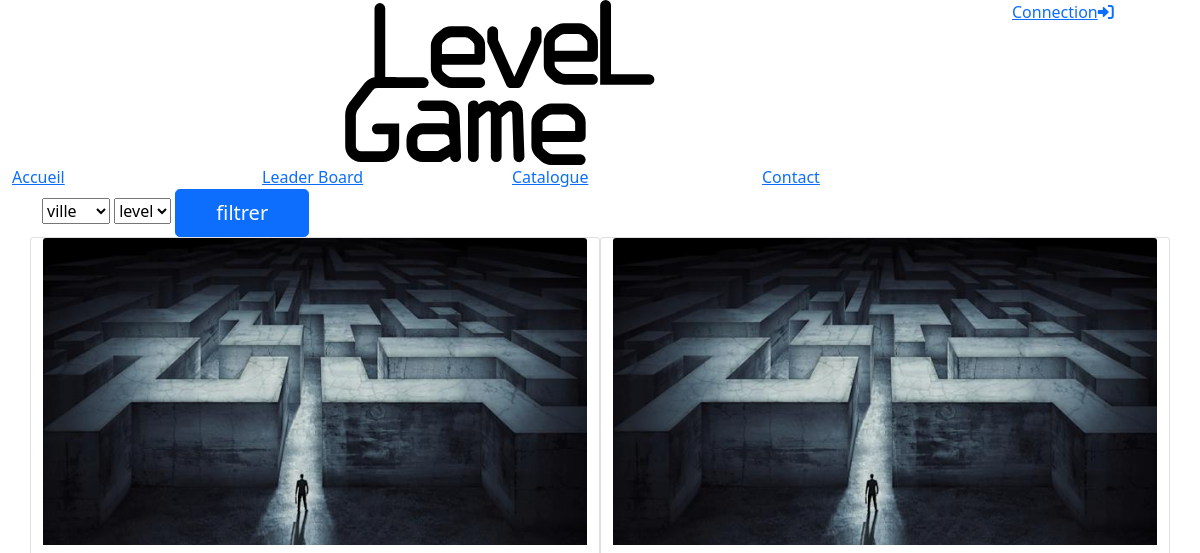
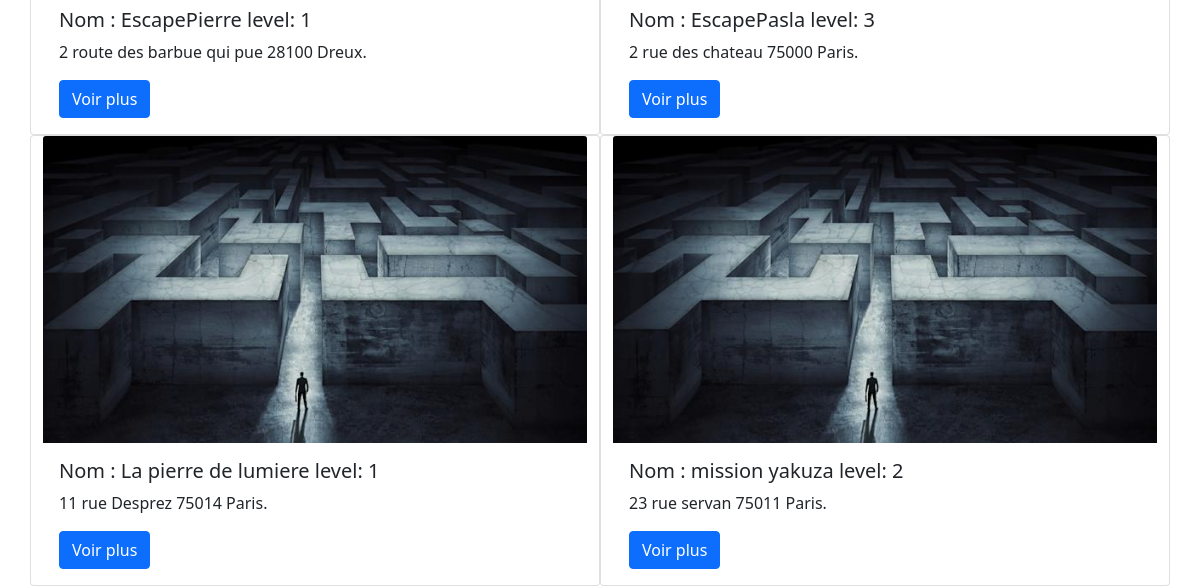
/?p=catalogue, run on an earlier commit of the app's database (2 pictures, top to bottom).
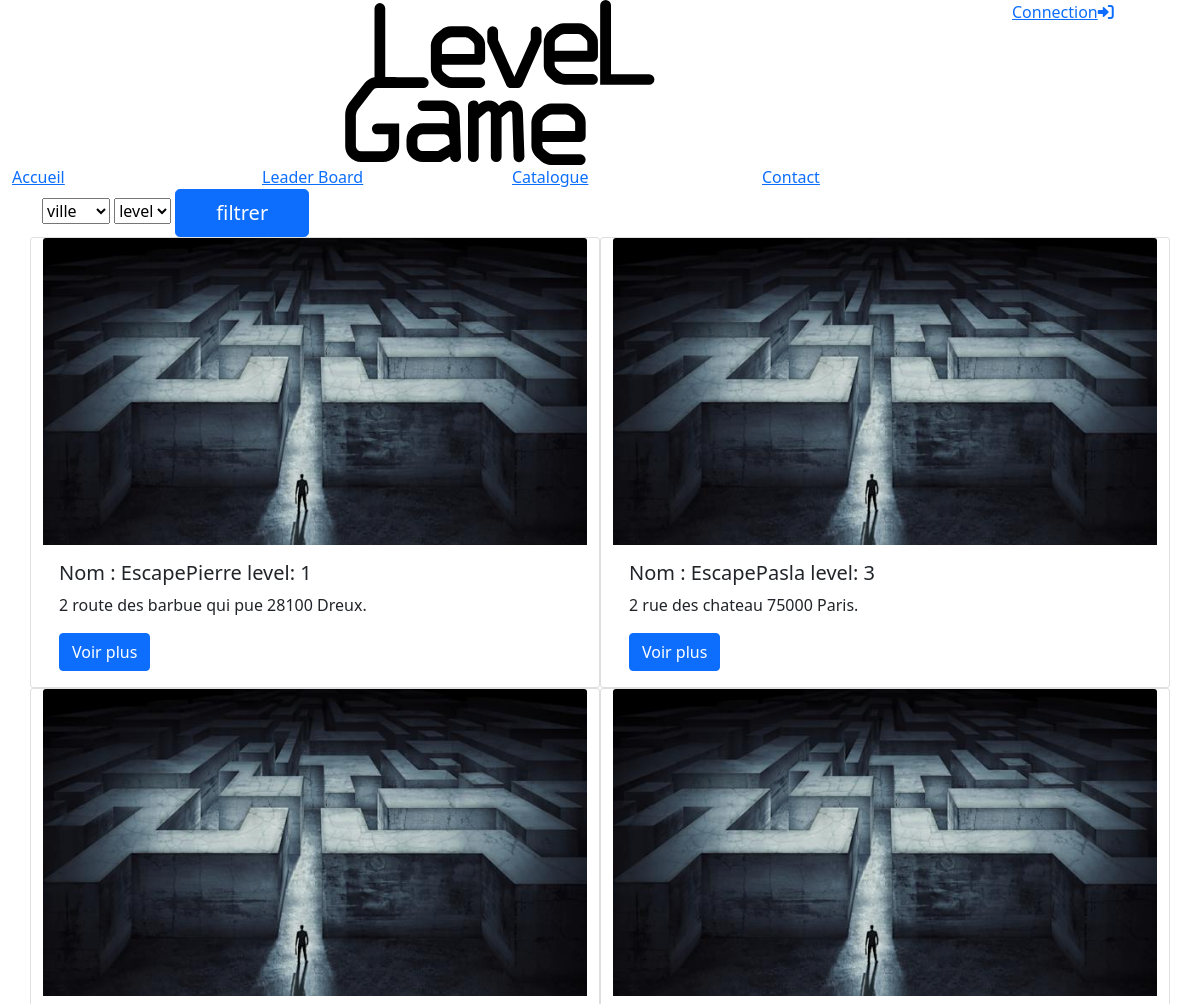
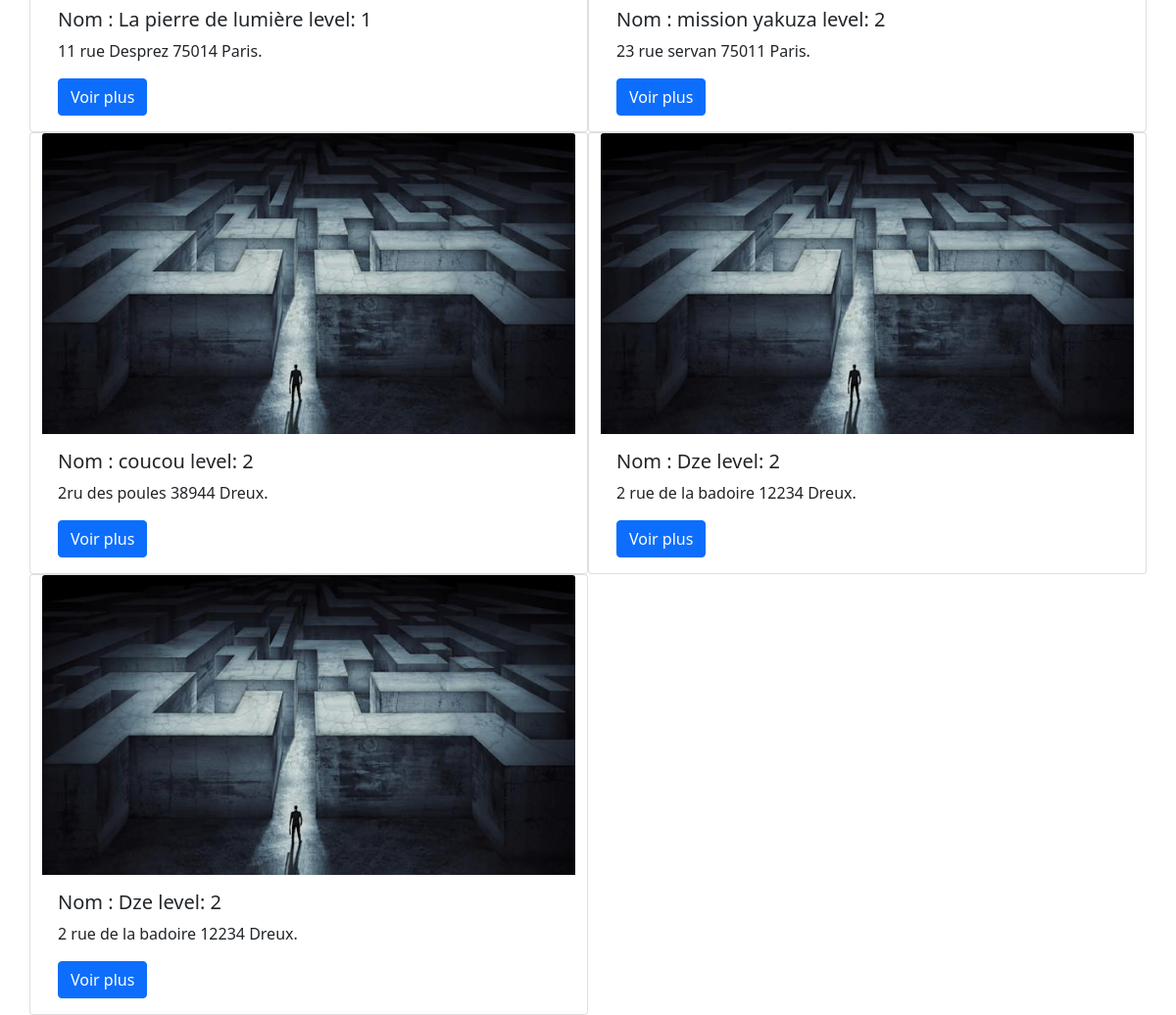
And on a later commit of the database (2 pictures, top to bottom).
### tables this page shows
CREATE TABLE IF NOT EXISTS `escapegame` (
  `idEscape` int(11) NOT NULL AUTO_INCREMENT,
  `nom` varchar(50) NOT NULL,
  `niveau` int(11) NOT NULL,
  `idType` int(11) NOT NULL,
  `adresse` varchar(60) NOT NULL,
  `cp` int(11) NOT NULL,
  `ville` varchar(60) NOT NULL,
  `description` text,
  PRIMARY KEY (`idEscape`),
  KEY `idType` (`idType`),
  KEY `niveau` (`niveau`)
);

### src/models/repository/EscapeRepo.php (called while the page is built, shortened)
<?php
class EscapeRepo extends BddConnection{
    protected $tabEscape=[];
    protected function getAllEscape(){
        return $this->tous("escapegame");
    }
    public function setAllEscape(){
        $tab = $this->getAllEscape();
        foreach($tab as $i=>$value){
            $escape = new Escapegame();
            $escape->setIdEscape($tab[$i]["idEscape"])
                    ->setNom($tab[$i]["nom"])
                    ->setNiveau($tab[$i]["niveau"])
                    ->setIdType($tab[$i]["idType"])
                    ->setAdresse($tab[$i]["adresse"])
                    ->setCp($tab[$i]["cp"])
                    ->setVille($tab[$i]["ville"])
                    ->setDescription($tab[$i]["description"]);
            array_push($this->tabEscape,$escape);
        }
        return $this;
    }
    public function getTabEscape(){
        return $this->tabEscape;
    }
}
?>

### public/index.php (called while the page is built, shortened)
<?php
require_once "../src/core/rooter.php";
require "views/layout.php";
?>

### src/models/entity/Escapegame.php (called while the page is built, shortened)
<?php
class Escapegame{
    protected $nom;
    protected $niveau;
    protected $adresse;
    protected $cp;
    protected $ville;
    public function getNom()
    {
        return $this->nom;
    }
    public function setNom($nom)
    {
        $this->nom = $nom;
        return $this;
    }
    public function getNiveau()
    {
        return $this->niveau;
    }
    public function setNiveau($niveau)
    {
        $this->niveau = $niveau;
        return $this;
    }
    public function getAdresse()
    {
        return $this->adresse;
    }
    public function setAdresse($adresse)
    {
        $this->adresse = $adresse;
        return $this;
    }
    public function getCp()
    {
        return $this->cp;
    }
    public function setCp($cp)
    {
        $this->cp = $cp;
        return $this;
    }
    public function getVille()
    {
        return $this->ville;
    }
    public function setVille($ville)
    {
        $this->ville = $ville;
        return $this;
    }
}
?>

### src/models/BddConnection.php (called while the page is built, shortened)
<?php
class BddConnection{
	protected $serveur = "localhost";
	protected $bdd 	= "blocb";
	protected $user = "root";
	protected $password = "";
	protected function getconnect(){
		try{
			$db = new PDO("mysql:host=$this->serveur;dbname=$this->bdd;charset=utf8",$this->user,$this->password);
			return $db;
		}
		catch(PDOException $erreur){
		return "Erreur : ". $erreur->getMessage();
		}
	}
	public function tous($table){
		$db = $this->getconnect();
		$sql = "SELECT * FROM $table";
		$rst = $db->query($sql);
		return $rst->fetchAll(PDO::FETCH_ASSOC);
	}
}
?>

### src/controller/catalogue.php (the view, shortened to what this page needs)
<?php
$escape = new EscapeRepo;
$escape->SetAllEscape();
$esc = $escape->getTabEscape();
$htmlEscp="";
if(isset($_POST['submit'])){
    if (isset($_POST['ville'] ) ) {
        foreach($esc as $key => $value){
            $villePost = ($_POST['ville']);
            $lvlPost = ($_POST['level']);
            $lvl = ($value->getNiveau());
            $nomEscape =($value->getNom());
            $adresse = $value->getAdresse();
            $cp = $value->getCp();
            $ville = $value->getVille();
            if($villePost=="ville"){
                if($value->getNiveau()==$lvlPost){
                    $htmlEscp .=
                    "<div class='card col-md-6'>
                        <img class='card-img-top' src='views/style/img/be4be3e0-5dae-11ec-bfae-50d2ca6eaeba.jfif' alt='Card image cap'>
                        <div class='card-body'>
                            <h5 class='card-title'>Nom&nbsp:&nbsp$nomEscape level:&nbsp$lvl</h5>
                            <p class='card-text'>$adresse $cp $ville.</p>
                            <a href='?p=escapegame?nom=$nomEscape' class='btn btn-primary'>Voir plus</a>
                        </div>
                    </div>";
                }
                else if ($lvlPost=="level"){
                    $htmlEscp .=
                    "<div class='card col-md-6'>
                        <img class='card-img-top' src='views/style/img/be4be3e0-5dae-11ec-bfae-50d2ca6eaeba.jfif' alt='Card image cap'>
                        <div class='card-body'>
                            <h5 class='card-title'>$nomEscape</h5>
                            <p class='card-text'>$adresse $cp $ville.</p>
                            <a href='' class='btn btn-primary'>Voir plus</a>
                        </div>
                    </div>";
                }
            }
            else if($value->getVille()==$villePost){
                if($lvlPost=="level"){
                    $htmlEscp .=
                    "<div class='card col-md-6'>
                        <img class='card-img-top' src='views/style/img/be4be3e0-5dae-11ec-bfae-50d2ca6eaeba.jfif' alt='Card image cap'>
                        <div class='card-body'>
                            <h5 class='card-title'>$nomEscape</h5>
                            <p class='card-text'>$adresse $cp $ville.</p>
                            <a href='' class='btn btn-primary'>Voir plus</a>
                        </div>
                    </div>";
                }
                else if ($value->getNiveau()==$lvlPost){
                    $htmlEscp .=
                    "<div class='card col-md-6'>
                        <img class='card-img-top' src='views/style/img/be4be3e0-5dae-11ec-bfae-50d2ca6eaeba.jfif' alt='Card image cap'>
                        <div class='card-body'>
                            <h5 class='card-title'>$nomEscape</h5>
                            <p class='card-text'>$adresse $cp $ville.</p>
                            <a href='' class='btn btn-primary'>Voir plus</a>
                        </div>
                    </div>";
                }
            }
        }
    }
}
else{
    foreach($esc as $key=>$value){
        $lvl = ($value->getNiveau());
        $nomEscape =($value->getNom());
        $adresse = $value->getAdresse();
        $cp = $value->getCp();
        $ville = $value->getVille();
        $htmlEscp .=
        "<div class='card col-md-6'>
            <img class='card-img-top' src='views/style/img/be4be3e0-5dae-11ec-bfae-50d2ca6eaeba.jfif' alt='Card image cap'>
            <div class='card-body'>
            <h5 class='card-title'>Nom&nbsp:&nbsp$nomEscape level:&nbsp$lvl</h5>
                <p class='card-text'>$adresse $cp $ville.</p>
                <form action='?p=escapegame' method='post'>
                    <input type='hidden' name='nomEscape' value='$nomEscape'>
                    <input class='btn btn-primary' type='submit' value='Voir plus'>
                </form>
            </div>
        </div>";
    }
}
require("../public/views/catalogue.php");
?>

### src/core/rooter.php (shortened to what this page needs)
<?php
$p = "";
if(isset($_GET["p"])){
	$p = $_GET["p"];
}
switch($p){
	case "catalogue":
		require("../src/controller/catalogue.php");
	break;
}
$page_content = ob_get_contents();
?>

### public/views/catalogue.php (shortened to what this page needs)
<section id="Catalogue">
    <div class="container">
        <form method="post" action="?p=catalogue">
            <select name="ville">
                <option value="ville">ville</option>
            </select>
            <select id="level" name="level">
                <option value="level">level</option>
            </select>
            <button type="submit" class="btn btn-primary btn-lg"
                style="padding-left: 2.5rem; padding-right: 2.5rem;" name="submit" >filtrer </button>
        </form>
        <div class="row">
            <?= $htmlEscp ?>
        </div>
    </div>
</section>

### public/views/layout.php (shortened to what this page needs)
<!DOCTYPE html>
<html lang="en">
<head>
    <link rel="stylesheet/less" href="views/style/reset.less">
    <link href="https://cdn.jsdelivr.net/npm/bootstrap@5.1.3/dist/css/bootstrap.min.css" rel="stylesheet">
    <link rel="stylesheet" href="https://cdnjs.cloudflare.com/ajax/libs/font-awesome/6.0.0-beta3/css/all.min.css"/>
    <link rel="stylesheet/less" href="views/style/style.less">
</head>
<body>
<header class="container-fluid">
    <div class="header">
        <div class="row AZERTY">
            <div class="col-10 menu">
                <div class="row">
                    <div class="offset-4 col-4 logo">
                        <a href="#">
                        </a>
                    </div>
                </div>
                    <div class="row liens">
                        <a href="?p=accueil"class="col-3" >Accueil</a>
                        <a href="?p=leaderboard"class="col-3" >Leader Board</a>
                        <a href="?p=catalogue"class="col-3" >Catalogue</a>
                    <a href="?p=contact"class="col-3" >Contact</a>
                    </div>
                </div>
                <?php
                $compte = $_SESSION['compte'] ?? "";
                if($compte) :
                    $userRepo = new UserRepo();
                    $userRepo->setUserByChamp("email",$session->GetCompte()["email"] );
                    $try = $userRepo->getDataUserSelected(); ?>
                        <div class="col-2 connecter">
                            <a href="?p=infos" class="avatar">
                                <img src="views/style/img/avatar<?= $try->getNiveau();?>.png" alt="">
                                <span class="user"><?php
                                echo($try->getNom()); ?></span>
                                <span class="niveau">lvl&nbsp<?= $try->getNiveau(); ?></span>
                            </a>
                            <div class="userconnecter">
                                <div class="row">
                                    <a href="?p=stats" class="col-6"><i class="fas fa-trophy"></i></a>
                                    <a href="?p=login" class="col-6"><i class="fa-solid fa-right-from-bracket"></i></a>
                                </div>
                            </div>
                        </div>
                <?php else : ?>
                        <div class="col-2 deconnecter">
                            <div class="userconnecter">
                                <div class="row">
                                    <a href="?p=login" class="col-12"><span>Connection</span><i class="fa-solid fa-right-to-bracket"></i></a>
                                </div>
                            </div>
                        </div>
                <?php endif ?>
            </div>
         </div>
</header>
    <?= $page_content;?>
</body>
</html>

What changed in the data, as far as the page shows it:
changed escapegame "11 rue Desprez": nom "La pierre de lumiere" → "La pierre de lumière"
added escapegame: nom "coucou", niveau "2", adresse "2ru des poules", cp "38944", ville "Dreux"
added escapegame: nom "Dze", niveau "2", adresse "2 rue de la badoire", cp "12234", ville "Dreux"
added escapegame: nom "Dze", niveau "2", adresse "2 rue de la badoire", cp "12234", ville "Dreux"
